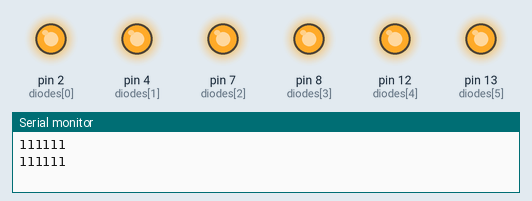
Recording of a sketch running on a simulated Arduino Uno, built with avr-gcc and run on an emulated ATmega328P. Parts: output pins drawn as LEDs (lit = HIGH), the last lines printed to the serial monitor.

Above: at 0.1 s.
At 4.1 s:
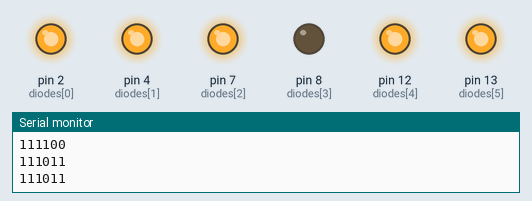
At 9.1 s:
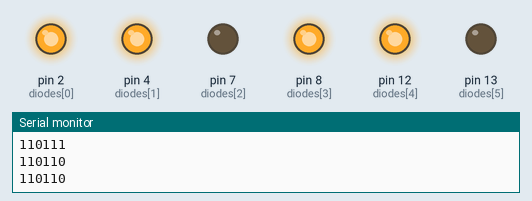
At 19.1 s:
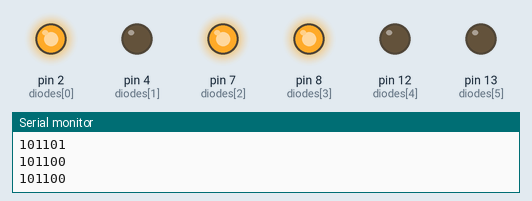
At 28.1 s:
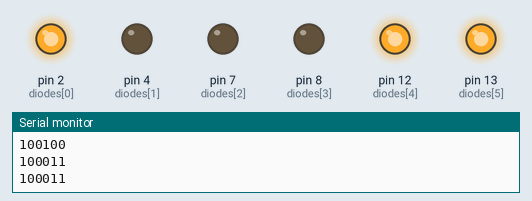
At 38.1 s:
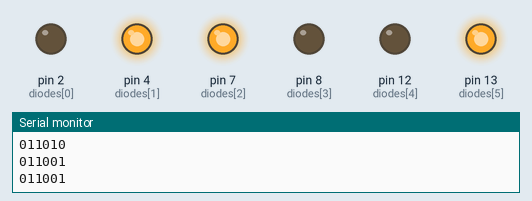
Timing chart, 0 to 40.0 s (numbered marks = the images above):
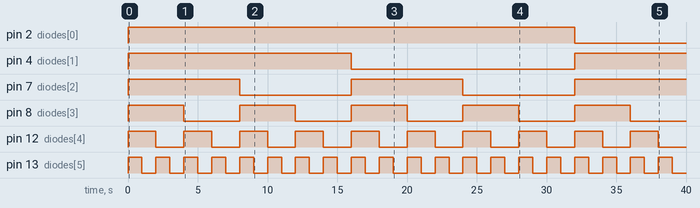

The sketch:

BinaryCounter.ino
```cpp
// A simple circuit that changes a decimal numer into binary and counts downward.
// if i had a numberpad, this algorythm could be changed to a decimal to binary translator, without counting downwards.

int diodes[] = { 2, 4, 7, 8, 12, 13 };
int initialNum = 63;  //max = length()^^2

// https://forum.arduino.cc/t/how-do-you-check-the-length-of-an-array/88325/10
int sizeOfDiodes = sizeof(diodes) / sizeof(diodes[0]);
int num = initialNum;

void setup() {

  for (int i = 0; i < sizeOfDiodes; i++) {
    pinMode(diodes[i], OUTPUT);
  }
  Serial.begin(115200);
}

void loop() {


  String currentNum = fitToSize(decimalToBinary(num));
  Serial.println(currentNum);

  for (int i = 0; i < currentNum.length(); i++) {
    char c = currentNum[i];

    if (c == '1') {
      digitalWrite(diodes[i], HIGH);

    } else {
      digitalWrite(diodes[i], LOW);
    }
  }

  num -= 1;


  if (num < 0) {
    num = initialNum;
  }
  delay(1000);
}


// decimalToBinary gives a number without trailing zeros. Those have to be added to fit the diode scheme
String fitToSize(String num) {
  while (num.length() < sizeOfDiodes) {
    num = "0" + num;
  }
  Serial.println(num);
  return num;
}


// changes decimal to binary, returns a string of zeroes and ones
String decimalToBinary(int num) {
  if (num == 0) {
    return "0";
  }

  int binaryNum[sizeOfDiodes];
  int i = 0;

  for (; num > 0;) {
    binaryNum[i++] = num % 2;
    num /= 2;
  }
  String rtd = "";
  // Printing array in reverse order.
  for (int j = i - 1; j >= 0; j--) {
    rtd += binaryNum[j];
  }
  return rtd;
}
```

Measured:
- by itself, pin 2 (diodes[0]): LOW → HIGH at 0.00 s, → LOW 32.0 s later
- by itself, pin 4 (diodes[1]): LOW → HIGH at 0.00 s, → LOW 16.0 s later, → HIGH 16.0 s later
- by itself, pin 7 (diodes[2]): alternates HIGH for 8.0 s and LOW for 8.0 s
- by itself, pin 8 (diodes[3]): alternates HIGH for 4.0 s and LOW for 4.0 s
- by itself, pin 12 (diodes[4]): alternates HIGH for 2.0 s and LOW for 2.0 s
- by itself, pin 13 (diodes[5]): alternates HIGH for 1.0 s and LOW for 1.0 s
